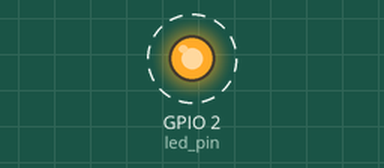
Simulated run of this program. Board: ESP32. Shown: output pins drawn as LEDs (lit = HIGH). Dashed ring = blinking.

Above: at 0.2 s.
Timing chart, 0 to 3.0 s (numbered marks = the images above):
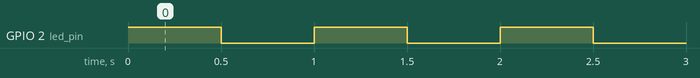

Measured:
- by itself, GPIO 2 (led_pin): alternates HIGH for 0.50 s and LOW for 0.50 s

The program:

main.cpp
```cpp
#include <Arduino.h>

// Use only core 1 for demo purposes
#if CONFIG_FREERTOS_UNICORE
static const BaseType_t app_cpu = 0;
#else
static const BaseType_t app_cpu = 1;
#endif

// pins
static const int led_pin = LED_BUILTIN;

// Our task: blink an LED
void toggleLed(void *parameter) {
  while (true) {
    digitalWrite(led_pin, HIGH);
    vTaskDelay(500 / portTICK_PERIOD_MS);
    digitalWrite(led_pin, LOW);
    vTaskDelay(500 / portTICK_PERIOD_MS);
  }
}

void setup() {
  // put your setup code here, to run once:
  // Configure pin
  pinMode(led_pin, OUTPUT);

  // Task to run forever
  xTaskCreatePinnedToCore(
    // Use xTaskCreate() in vanillia FreeRTOS
    toggleLed,    // Function to be called
    "Toggle LED", // Name of task
    1024,         // Stack size (byte in ESP32, words in FreeRTOS)
    NULL,         // Parameter to pass to function
    1,            // Task priority (0 to configMAX_PRIORITIES - 1)
    NULL,         // Task Handle
    app_cpu       // Run on one core for demo purposes (ESP32 only)

  // If this was vanilla FreeRTOS, you'd want to call vTaskStartScheduler() in
  // main after setting up your tasks.
  );

}

void loop() {
  // put your main code here, to run repeatedly:
}
```
